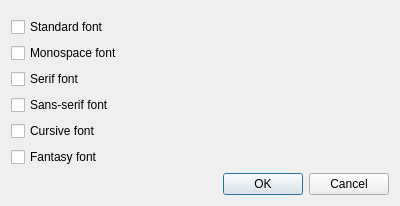
<?xml version="1.0" encoding="UTF-8"?>
<ui version="4.0">
 <class>MassFontChangeDialog</class>
 <widget class="QDialog" name="MassFontChangeDialog">
  <property name="geometry">
   <rect>
    <x>0</x>
    <y>0</y>
    <width>400</width>
    <height>199</height>
   </rect>
  </property>
  <property name="windowTitle">
   <string>Change fonts</string>
  </property>
  <layout class="QVBoxLayout" name="verticalLayout">
   <item>
    <widget class="LC::Util::FontChooserWidget" name="FontChooser_" native="true">
     <property name="sizePolicy">
      <sizepolicy hsizetype="Preferred" vsizetype="Preferred">
       <horstretch>0</horstretch>
       <verstretch>0</verstretch>
      </sizepolicy>
     </property>
    </widget>
   </item>
   <item>
    <widget class="QCheckBox" name="StandardBox_">
     <property name="text">
      <string>Standard font</string>
     </property>
    </widget>
   </item>
   <item>
    <widget class="QCheckBox" name="FixedBox_">
     <property name="text">
      <string>Monospace font</string>
     </property>
    </widget>
   </item>
   <item>
    <widget class="QCheckBox" name="SerifBox_">
     <property name="text">
      <string>Serif font</string>
     </property>
    </widget>
   </item>
   <item>
    <widget class="QCheckBox" name="SansSerifBox_">
     <property name="text">
      <string>Sans-serif font</string>
     </property>
    </widget>
   </item>
   <item>
    <widget class="QCheckBox" name="CursiveBox_">
     <property name="text">
      <string>Cursive font</string>
     </property>
    </widget>
   </item>
   <item>
    <widget class="QCheckBox" name="FantasyBox_">
     <property name="text">
      <string>Fantasy font</string>
     </property>
    </widget>
   </item>
   <item>
    <spacer name="verticalSpacer">
     <property name="orientation">
      <enum>Qt::Vertical</enum>
     </property>
     <property name="sizeHint" stdset="0">
      <size>
       <width>20</width>
       <height>40</height>
      </size>
     </property>
    </spacer>
   </item>
   <item>
    <widget class="QDialogButtonBox" name="buttonBox">
     <property name="orientation">
      <enum>Qt::Horizontal</enum>
     </property>
     <property name="standardButtons">
      <set>QDialogButtonBox::Cancel|QDialogButtonBox::Ok</set>
     </property>
    </widget>
   </item>
  </layout>
 </widget>
 <customwidgets>
  <customwidget>
   <class>LC::Util::FontChooserWidget</class>
   <extends>QWidget</extends>
   <header>fontchooserwidget.h</header>
   <container>1</container>
  </customwidget>
 </customwidgets>
 <resources/>
 <connections>
  <connection>
   <sender>buttonBox</sender>
   <signal>accepted()</signal>
   <receiver>MassFontChangeDialog</receiver>
   <slot>accept()</slot>
   <hints>
    <hint type="sourcelabel">
     <x>248</x>
     <y>254</y>
    </hint>
    <hint type="destinationlabel">
     <x>157</x>
     <y>274</y>
    </hint>
   </hints>
  </connection>
  <connection>
   <sender>buttonBox</sender>
   <signal>rejected()</signal>
   <receiver>MassFontChangeDialog</receiver>
   <slot>reject()</slot>
   <hints>
    <hint type="sourcelabel">
     <x>316</x>
     <y>260</y>
    </hint>
    <hint type="destinationlabel">
     <x>286</x>
     <y>274</y>
    </hint>
   </hints>
  </connection>
 </connections>
</ui>
